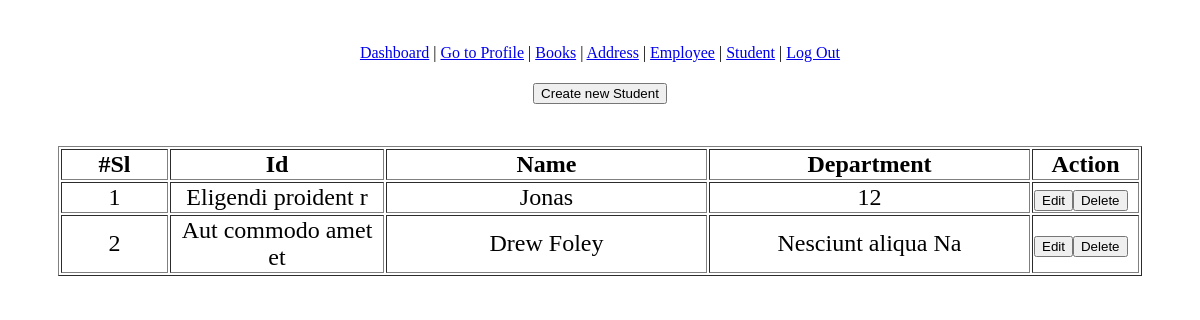
Screenshot of /view/student/list.php (signed in) with the database file from the repository.
### tables this page shows
CREATE TABLE `students` (
  `id` int(11) NOT NULL,
  `name` varchar(255) DEFAULT NULL,
  `department` varchar(255) DEFAULT NULL,
  `student_id` varchar(255) DEFAULT NULL
);

### model/studentModel.php (called while the page is built, shortened)
<?php
function getAllStudents(){
    $con = getConnection();
    $sql = "select * from students";
    $result = mysqli_query($con, $sql);
    return $result;
}
?>

### view/student/list.php (the view, shortened to what this page needs)
<!doctype html>
<html lang="en">
<head>
    <link rel="stylesheet" href="../../asset/main.css">
</head>
<body>
<br><br>
<?php
include "../../view/student/menu.php";
require_once('../../model/studentModel.php');
$student = getAllStudents();
?>
<h4 align="center">
    <form action="../../route/path.php" method="get">
        <button >Create new Student</button>
    </form>
</h4>
<div class="container">
    <table border="1" align="center">
        <thead>
        <tr>
            <th width="10%">#Sl</th>
            <th width="20%">Id</th>
            <th width="30%">Name</th>
            <th width="30%">Department</th>
            <th width="10%">Action</th>
        </tr>
        </thead>
        <tbody>
        <?php
        $x = 0;
        while ($row = $student->fetch_array(MYSQLI_ASSOC)) {
            $x++;
            echo
                '<tr>' .
                '<td>' . $x . '</td>' .
                '<td>' . $row['student_id'] . '</td>' .
                '<td>' . $row['name'] . '</td>' .
                '<td>' . $row['department'] . '</td>' .
                '<td>
                        <div style="display: flex">
                            <form action="../../route/path.php?student_id='.$row['id'].'">
                                <input type="hidden" name="student_edit_view" value="' .$row['id'] . '"/>
                                <button >Edit</button>
                            </form>
                            <form action="../../route/path.php?student_id='.$row['id'].'">
                                <input type="hidden" name="student_delete" value="' . $row['id'] . '"/>
                                <button >Delete</button>
                            </form>
                        </div>
                    </td>' .
                '</tr>';
        }
        ?>
        </tbody>
    </table>
</div>
</body>
</html>

### asset/main.css (style rules this page uses)
.container { padding: 20px 50px; font-size: 24px; font-weight: 300; text-align: center; }

### rows the page displays
students: student "Eligendi proident r", name "Jonas", department "12"
students: student "Aut commodo amet et", name "Drew Foley", department "Nesciunt aliqua Na"
